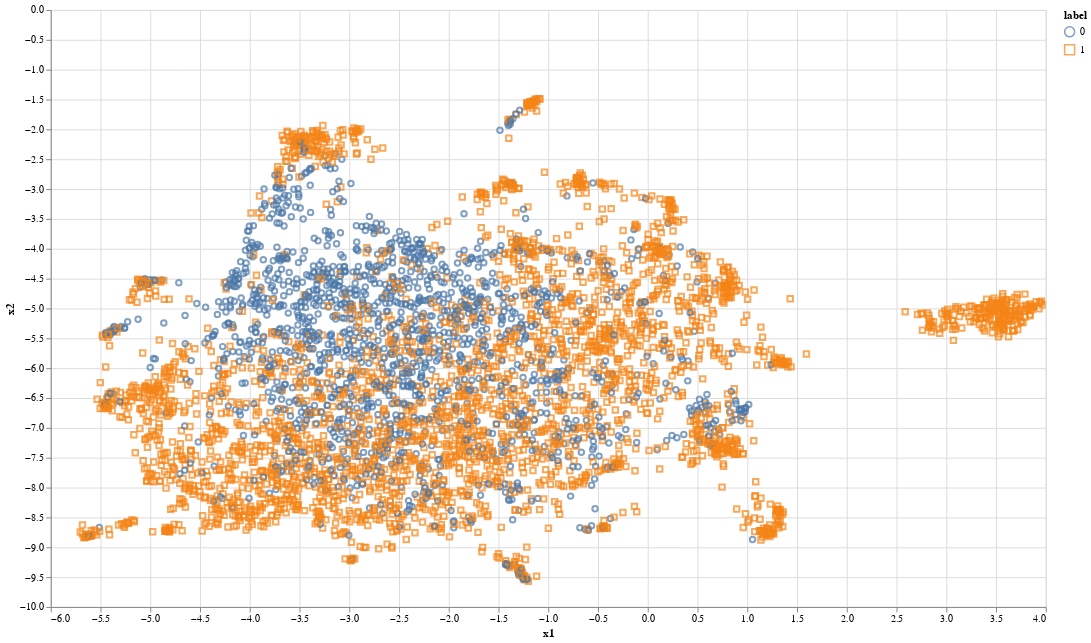

The cell this chart's notebook holds for it:
### Code cell
import altair as alt

alt.Chart(pd.DataFrame({
    'x1': X_map[:,0],
    'x2': X_map[:,1],
    'label': y_train,
    'name': X_train['name']
}), width=1000, height=600).mark_point().encode(
    x='x1',
    y='x2',
    shape='label',
    color='label:N',
    tooltip='name'
).interactive()

### Figure 1 — Vega-Lite specification as saved in the notebook (floating-point values rounded to 4 significant figures; data arrays with more than 128 entries replaced by an {"elided": "..."} marker saying what was removed)
{"$schema": "https://vega.github.io/schema/vega-lite/v2.4.3.json", "config": {"view": {"height": 300, "width": 400}}, "data": {"values": {"elided": "4900 records"}}, "encoding": {"color": {"field": "label", "type": "nominal"}, "shape": {"field": "label", "type": "quantitative"}, "tooltip": {"field": "name", "type": "nominal"}, "x": {"field": "x1", "type": "quantitative"}, "y": {"field": "x2", "type": "quantitative"}}, "height": 600, "mark": "point", "selection": {"selector004": {"bind": "scales", "encodings": ["x", "y"], "mark": {"fill": "#333", "fillOpacity": 0.125, "stroke": "white"}, "on": "[mousedown, window:mouseup] > window:mousemove!", "resolve": "global", "translate": "[mousedown, window:mouseup] > window:mousemove!", "type": "interval", "zoom": "wheel!"}}, "width": 1000}
